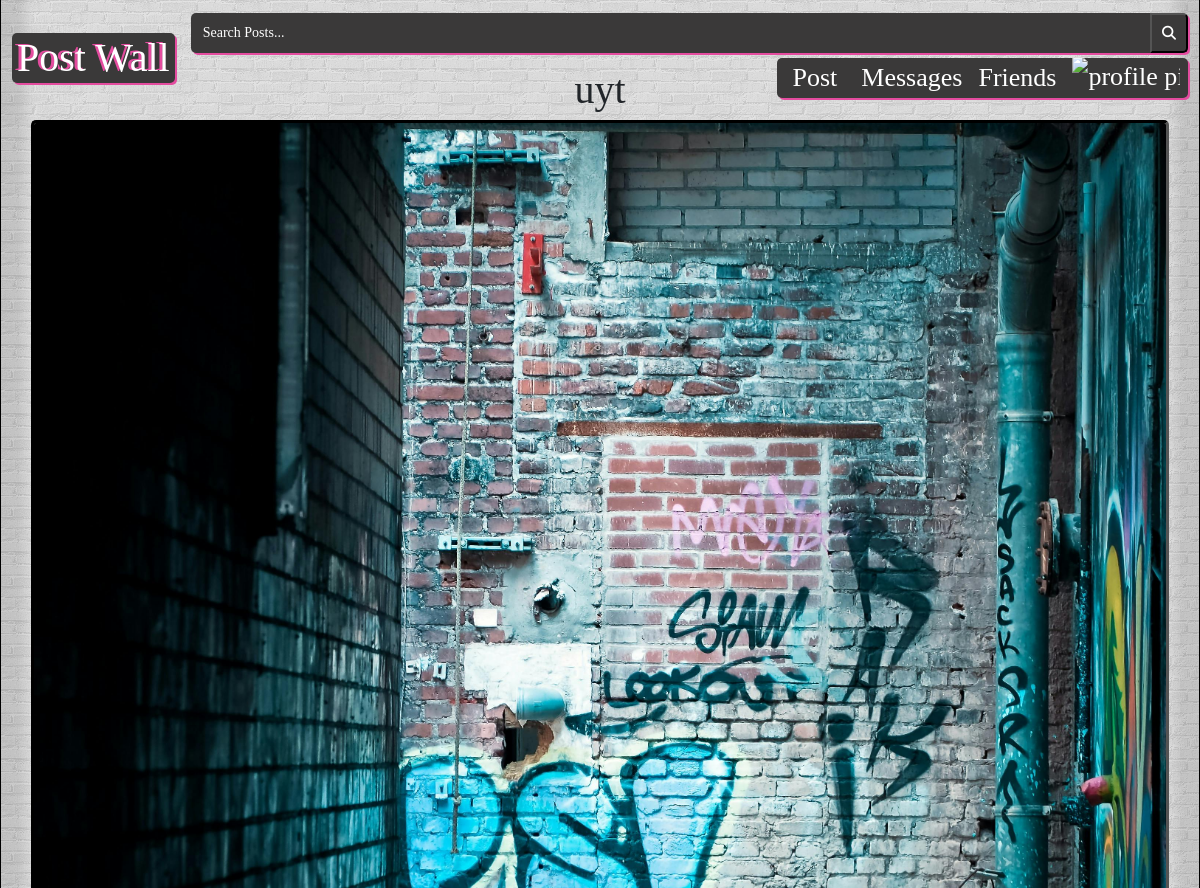
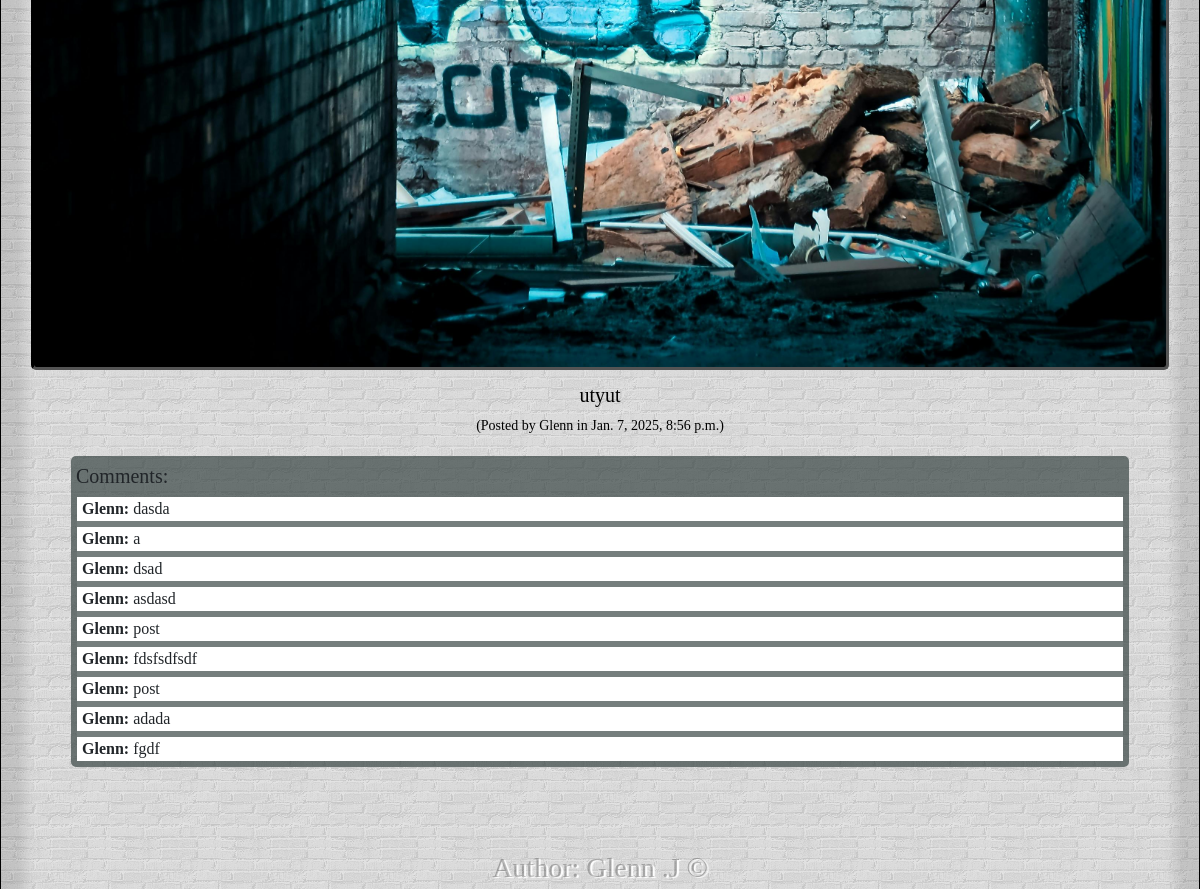
Page /post/40/ (signed in) on the committed database (2 pictures, top to bottom).
### blog/models.py (models this page shows, shortened)
class Post(models.Model):
    user = models.ForeignKey(Profile, on_delete=models.CASCADE, related_name='posts')
    title = models.CharField(max_length=50)
    img = models.ImageField(upload_to='img/posts', blank=True, null=True)
    content = models.TextField()
    created_at = models.DateTimeField(default=timezone.now)
    updated_at = models.DateTimeField(auto_now=True)
    is_published = models.BooleanField(default=True)

class Comment(models.Model):
    post = models.ForeignKey(Post, on_delete=models.CASCADE, related_name='comments', null=True)
    user = models.ForeignKey(Profile, on_delete=models.CASCADE, related_name='comments')
    text = models.TextField()

### accounts/models.py (models this page shows, shortened)
class Profile(AbstractBaseUser):
    username          = models.CharField(max_length=50, unique=True)
    first_name        = models.CharField(max_length=50)
    last_name         = models.CharField(max_length=50)
    email             = models.EmailField(max_length=100, unique=True)
    profile_picture   = models.ImageField(blank=True, upload_to='profile/')
    date_joined       = models.DateTimeField(auto_now_add=True)
    last_login        = models.DateTimeField(auto_now=True)
    is_admin          = models.BooleanField(default=False)
    is_staff          = models.BooleanField(default=True)
    is_active         = models.BooleanField(default=True)
    is_inactive       = models.BooleanField(default=True)
    is_published      = models.BooleanField(default=True)
    USERNAME_FIELD    = 'email'
    REQUIRED_FIELDS   = ['username', 'first_name', 'last_name']
    objects = ProfileManager()

### blog/views.py (the view)
# urls.py: path('post/<int:post_id>/', views.post_detail, name='post_detail'),
def post_detail(request, post_id):
    post = get_object_or_404(Post, id=post_id)
    comments = post.comments.all()
    if request.method == 'POST':
        comment_form = CommentForm(request.POST)
        if comment_form.is_valid():
            profile = get_object_or_404(Profile, user=request.user)
            comment_form.save(user=profile, post=post)
            return redirect('postwall')
    else:
        comment_form = CommentForm()
    context = {
        'post': post,
        'comments': comments,
        'comment_form': comment_form,
        'user': request.user,
    }
    return render(request, 'post_detail.html', context)

### blog/forms.py (shortened to what this page needs)
class CommentForm(forms.ModelForm):
    class Meta:
        model = Comment
        fields = ['text']

### accounts/context_processors.py (called while the page is built)
def profile_context(request):
    profile_picture_url = None
    if request.user.is_authenticated:
        try:
            profile_picture_url = request.user.profile_picture.url if request.user.profile_picture else None
        except Profile.DoesNotExist:
            pass
    return {'profile_picture_url': profile_picture_url}

### templates/post_detail.html (shortened to what this page needs)
{% extends 'base.html' %}
{% load static %}
{% block content %}
    <div class="brickwall">
        <div class="post_detail-container">
            <div class="post_detail-title">{{ post.title }}</div>
            {% if post.img %}
                <div class="post_detail-image-container">
                <img src="{{ post.img.url }}" class="post-img img-fluid" alt="Post image"/>
                </div>
            {% endif %}
            <div class="post_detail-content">{{ post.content }}</div>
            <div class="post_detail-meta">
                (Posted by {{ post.user.username }} in {{ post.created_at }})
            </div>
            <div class="post_detail-comments-container">
                <div class="post_detail-comments-header">Comments:</div>
                    <ul class="post_detail-comments-ul">
                        {% for comment in comments %}
                            <li class="post_detail-comments-li">
                                <strong>{{ comment.user.username }}:</strong> {{ comment.text }}
                            </li>
                        {% empty %}
                            <li class="post_detail-no-comments"> No comments yet!</li>
                        {% endfor %}
                    </ul>
                </div>
            </div>
        </div>
{% endblock %}

### templates/base.html (shortened to what this page needs)
{% load static %}
<!DOCTYPE html>
<html lang="en">
<head>
    <link href="{% static 'css/base.css' %}" rel="stylesheet" type="text/css"/>
    <link href="https://cdn.jsdelivr.net/npm/bootstrap@5.0.2/dist/css/bootstrap.min.css" rel="stylesheet" />
    <link href="{% static 'css/base.css' %}" rel="stylesheet" type="text/css"/>
</head>
<body>
    {% include 'navbar.html' %}
    {% include 'alerts.html' %}
    {% block content %}{% endblock %}
    {% include 'footer.html' %}
</body>
</html>

### templates/navbar.html (shortened to what this page needs)
{% load static %}
{% block extra_css %}
	<link href="{% static 'css/navbar.css' %}" rel="stylesheet" type="text/css"/>
{% endblock %}
{% block header %}
	<header>
		<nav class="navbar navbar-expand-lg">
			<div class="container-fluid">
				<ul class="navbar-nav">
					<li class="nav-item">
						<a
							class="navbar-brand {% if request.path == '/postwall/' %} active {% endif %}"
							href="{% url 'postwall' %}">Post Wall
						</a>
					</li>
				</ul>
				<div class="collapse navbar-collapse" id="navbarSupportedContent">
					<form action="{% url 'search' %}" method="GET" class="input-group ms-auto">
						<input
							type="text"
							name="keyword"
							class="form-control search-input"
							placeholder="Search Posts..."
							aria-label="Search"
							id="search-input"
							autocomplete="off"
						/>
						<button
							class="search-btn"
							type="submit"
							id="btn-search"
							aria-label="Search posts"
						>
							<i class="fas fa-search"></i>
						</button>
					</form>
					<ul class="navbar-nav ms-auto">
						<li class="nav-item">
							<a
								class="nav-link {% if request.resolver_match.url_name == '/post/' %} active {% endif %}"
								href="{% url 'post' %}">Post
							</a>
						</li>
						<li class="nav-item">
							<a
								class="nav-link {% if request.resolver_match.url_name == '/messages/' %} active {% endif %}"
								href="#">Messages
							</a>
						</li>
						<li class="nav-item dropdown">
							<a
								class="nav-link {% if request.resolver_match.url_name == '/friends/' %} active {% endif %}"
								href="#">Friends
							</a>
						</li>
						<li class="nav-item dropdown">
							<a
								class="nav-link {% if request.resolver_match.url_name == 'profile' %} active {% endif %}"
								href="{% if user.is_authenticated %}{% url 'dashboard' %}{% else %}{% url 'login' %}{% endif %}"
								id="profiledropdown"
								role="button"
								data-bs-toggle="dropdown"
								aria-expanded="false"
							>
								{% if user.is_authenticated and profile_picture_url %}
									<span class="d-none d-lg-inline">
										<img src="{{ profile_picture_url }}" alt="profile pic" class="profile-image"/>
									</span>
								{% else %}
									<span class="d-lg-none">Profile</span>
									<span class="d-none d-lg-inline">Profile</span>
								{% endif %}
							</a>
						</li>
					</ul>
				</div>
			</div>
		</nav>
	</header>
{% endblock %}

### templates/alerts.html (shortened to what this page needs)
<div class="alert-c">
</div>

### templates/footer.html
{% load static %}
{% block content %}
    <footer class="developer">
        Author: Glenn .J &copy; {{ current_year }}
    </footer>
{% endblock %}

### static/css/base.css (style rules this page uses)
body { max-width: 1200px; width: 100%; margin: 0 auto; padding: 0; box-sizing: border-box; }
html { height: 100%; background: url("/static/img/g-blackwhite.avif") no-repeat center center fixed; background-size: cover; }
.brickwall { max-width: 100%; min-height: 100vh; margin: 0 auto; padding-top: 20px; padding-bottom: 20px; box-sizing: border-box; outline-width: 5px; position: relative; background-blend-mode: hard-light; background-color: #000; border-left: 1px solid #000; border-right: 1px solid #000; background-image: url("/static/img/brickwall.webp"); box-shadow: inset 3vw 0px 1vw -1vw rgba(0, 0, 0, 0.11), inset -3vw 0px 1vw -1vw rgba(0, 0, 0, 0.11); }
.form-control { border-radius: 5px; border: none; outline: none; line-height: 18px; background-color: #f1e4b1; }
.form-control::placeholder { font-family: "SinkinSans-300Light"; font-size: 12px; }
.post_detail-container { border-radius: 5px; }
.post_detail-title { font-family: "CrispyCream3D-9YgR0", "Sans-Serif"; text-align: center; }
.post_detail-image-container { text-align: center; }
.post_detail-content { font-family: "SinkinSans-300Light", "Sans-Serif"; margin-top: 10px; text-align: center; white-space: normal; word-wrap: break-word; color: #000; }
.post_detail-meta { font-family: "SinkinSans-300Light", "Sans-Serif"; text-align: center; color: #000; }
.post_detail-comments-container { border-color: #2f3d3ca9; }
.post_detail-comments-header { font-family: "SinkinSans-300Light", "Sans-Serif"; border-radius: 5px 5px 0px 0px; background-color: #2f3d3ca9; }
.post_detail-comments-ul { font-family: "SinkinSans-300Light", "Sans-Serif"; margin: 0px; padding-left: 0px; border-radius: 0px 0px 5px 5px; border: 6px solid #2f3d3ca9; }
.post_detail-comments-li { list-style: none; background-color: #fffffffd; border-top: 6px solid #2f3d3ca9; }
.post_detail-comments-li:first-child { border-top: none; }
.developer { font-family: "Cocogoose-Narrow-Letterpress-trial", "Sans-Serif"; margin: 0 auto; outline-width: 5px; position: relative; text-align: center; color:#00000041; text-shadow: 2px 1px 1px#fff; background-blend-mode: hard-light; background-color: #000; border-left: 1px solid #000; border-right: 1px solid #000; background-image: url("/static/img/brickwall.webp"); box-shadow: inset 3vw 0px 1vw -1vw rgba(0, 0, 0, 0.11), inset -3vw 0px 1vw -1vw rgba(0, 0, 0, 0.11); }
.alert-c { padding: 10px; font-family: "SweetLove-DOK99", "Sans-Serif"; font-size: 20px; text-align: center; position: fixed; top: 100px; left: 50%; z-index: 1050; opacity: 1; transition: opacity 2s linear; transform: translateX(-50%); }
@media (min-width: 769px) and (max-width: 1200px) { .brickwall { padding: 60px 30px; } }
@media (min-width: 769px) and (max-width: 1200px) { .post_detail-title { font-size: 40px; } }
@media (min-width: 769px) and (max-width: 1200px) { .post_detail-image-container { text-align: center; } }
@media (min-width: 769px) and (max-width: 1200px) { .post-img { border-radius: 5px; border-style: inset; border-color: #000; } }
@media (min-width: 769px) and (max-width: 1200px) { .post_detail-content { font-family: "SinkinSans-300Light", "Sans-Serif"; font-size: 20px; } }
@media (min-width: 769px) and (max-width: 1200px) { .post_detail-meta { margin-top: 5px; font-size: 14px; } }
@media (min-width: 769px) and (max-width: 1200px) { .post_detail-comments-container { margin: 20px 40px; } }
@media (min-width: 769px) and (max-width: 1200px) { .post_detail-comments-header { padding: 5px 0 0 5px; font-size: 20px; } }
@media (min-width: 769px) and (max-width: 1200px) { .post_detail-comments-li { padding-left: 5px; font-size: 16px; } }
@media (min-width: 769px) and (max-width: 1200px) { .developer { font-size: 28px; } }

### rows in the picture
Post: title "uyt", img (picture), content "utyut", user.username "Glenn", created_at "Jan. 7, 2025, 8:56 p.m."
Comment: user.username "Glenn", text "dasda"
Comment: user.username "Glenn", text "a"
Comment: user.username "Glenn", text "dsad"
Comment: user.username "Glenn", text "asdasd"
Comment: user.username "Glenn", text "post"
Comment: user.username "Glenn", text "fdsfsdfsdf"
Comment: user.username "Glenn", text "post"
Comment: user.username "Glenn", text "adada"
Comment: user.username "Glenn", text "fgdf"
